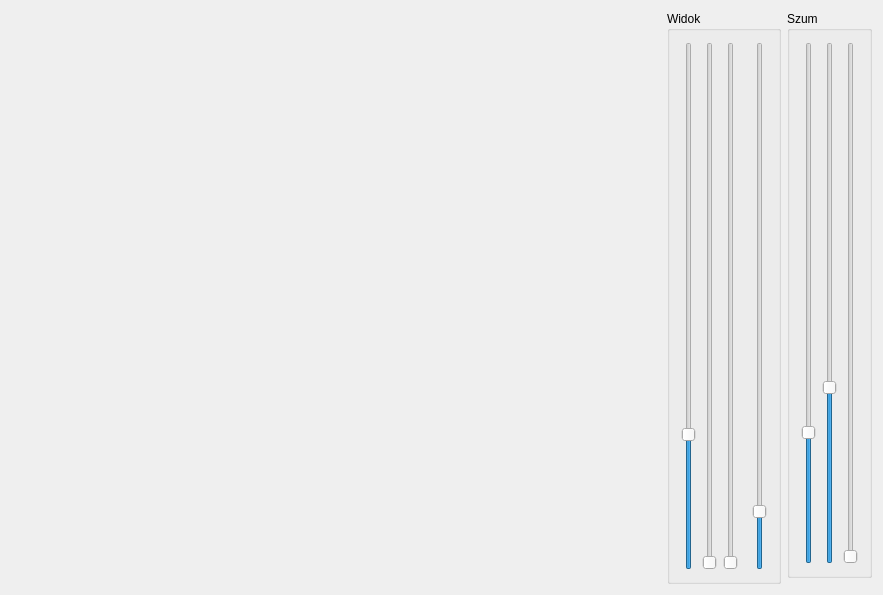
<?xml version="1.0" encoding="UTF-8"?>
<ui version="4.0">
 <class>MainWindow</class>
 <widget class="QMainWindow" name="MainWindow">
  <property name="geometry">
   <rect>
    <x>0</x>
    <y>0</y>
    <width>883</width>
    <height>595</height>
   </rect>
  </property>
  <property name="windowTitle">
   <string>MainWindow</string>
  </property>
  <widget class="QWidget" name="centralWidget">
   <layout class="QGridLayout" name="gridLayout">
    <item row="0" column="6">
     <widget class="QGroupBox" name="groupBoxNoise">
      <property name="sizePolicy">
       <sizepolicy hsizetype="Maximum" vsizetype="Preferred">
        <horstretch>0</horstretch>
        <verstretch>0</verstretch>
       </sizepolicy>
      </property>
      <property name="title">
       <string>Szum</string>
      </property>
      <layout class="QHBoxLayout" name="horizontalLayout_2">
       <item>
        <widget class="QSlider" name="verticalSliderNoise">
         <property name="minimum">
          <number>10</number>
         </property>
         <property name="maximum">
          <number>1280</number>
         </property>
         <property name="value">
          <number>320</number>
         </property>
         <property name="orientation">
          <enum>Qt::Vertical</enum>
         </property>
        </widget>
       </item>
       <item>
        <widget class="QSlider" name="verticalSliderLevel">
         <property name="minimum">
          <number>1</number>
         </property>
         <property name="maximum">
          <number>10</number>
         </property>
         <property name="value">
          <number>4</number>
         </property>
         <property name="orientation">
          <enum>Qt::Vertical</enum>
         </property>
        </widget>
       </item>
       <item>
        <widget class="QSlider" name="verticalSliderZ">
         <property name="maximum">
          <number>1000</number>
         </property>
         <property name="orientation">
          <enum>Qt::Vertical</enum>
         </property>
        </widget>
       </item>
      </layout>
     </widget>
    </item>
    <item row="0" column="5" rowspan="2">
     <widget class="QGroupBox" name="groupBoxView">
      <property name="sizePolicy">
       <sizepolicy hsizetype="Maximum" vsizetype="Preferred">
        <horstretch>0</horstretch>
        <verstretch>0</verstretch>
       </sizepolicy>
      </property>
      <property name="title">
       <string>Widok</string>
      </property>
      <layout class="QHBoxLayout" name="horizontalLayout">
       <item>
        <widget class="QSlider" name="verticalSliderRotX">
         <property name="maximum">
          <number>3600</number>
         </property>
         <property name="value">
          <number>900</number>
         </property>
         <property name="orientation">
          <enum>Qt::Vertical</enum>
         </property>
        </widget>
       </item>
       <item>
        <widget class="QSlider" name="verticalSliderRotZ">
         <property name="maximum">
          <number>3600</number>
         </property>
         <property name="orientation">
          <enum>Qt::Vertical</enum>
         </property>
        </widget>
       </item>
       <item>
        <widget class="QSlider" name="verticalSliderRotY">
         <property name="maximum">
          <number>3600</number>
         </property>
         <property name="orientation">
          <enum>Qt::Vertical</enum>
         </property>
        </widget>
       </item>
       <item>
        <spacer name="horizontalSpacer">
         <property name="orientation">
          <enum>Qt::Horizontal</enum>
         </property>
         <property name="sizeType">
          <enum>QSizePolicy::Fixed</enum>
         </property>
         <property name="sizeHint" stdset="0">
          <size>
           <width>8</width>
           <height>20</height>
          </size>
         </property>
        </spacer>
       </item>
       <item>
        <widget class="QSlider" name="verticalSliderZoom">
         <property name="maximum">
          <number>1000</number>
         </property>
         <property name="value">
          <number>100</number>
         </property>
         <property name="orientation">
          <enum>Qt::Vertical</enum>
         </property>
        </widget>
       </item>
      </layout>
     </widget>
    </item>
    <item row="0" column="0">
     <widget class="WidgetOpenGL" name="widgetOpenGL" native="true">
      <property name="minimumSize">
       <size>
        <width>200</width>
        <height>200</height>
       </size>
      </property>
     </widget>
    </item>
   </layout>
  </widget>
 </widget>
 <layoutdefault spacing="6" margin="11"/>
 <customwidgets>
  <customwidget>
   <class>WidgetOpenGL</class>
   <extends>QWidget</extends>
   <header location="global">widgetopengl.h</header>
   <container>1</container>
   <slots>
    <slot>v_transform()</slot>
   </slots>
  </customwidget>
 </customwidgets>
 <resources/>
 <connections/>
</ui>
